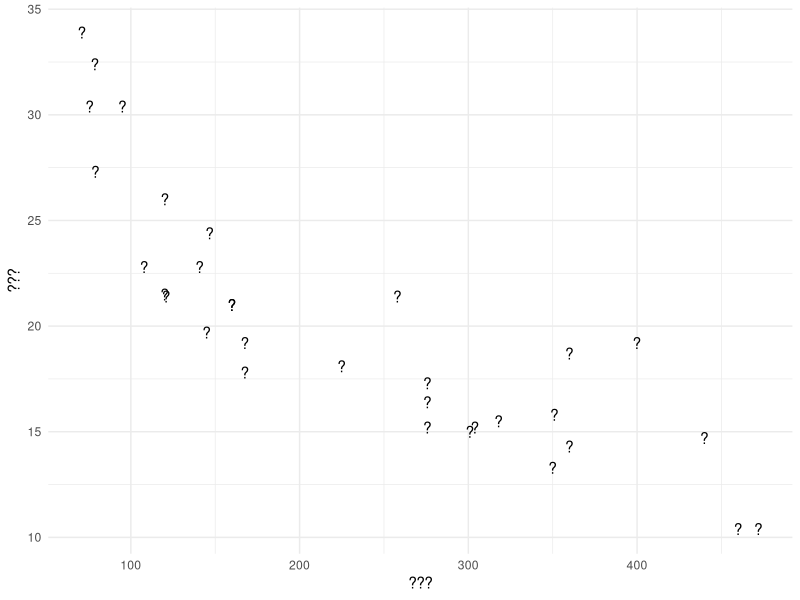
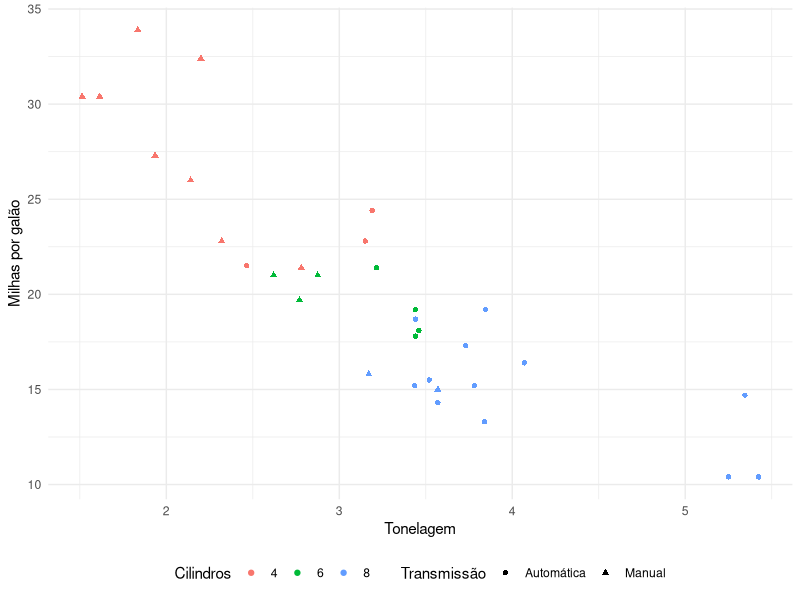

These charts were generated, in order, by the following R code:
## ---- chunk 1
knitr::opts_chunk$set(collapse = TRUE)
## ---- chunk 2
library(ggplot2)

ggplot(mtcars) +
  geom_text(aes(x = disp, y = mpg, label = '?')) +
  labs(x = '???', y = '???') +
  theme_minimal()
## ---- chunk 3
ggplot(mtcars) +
  geom_point(aes(x = wt, y = mpg, shape = as.factor(am), color = as.factor(cyl))) +
  labs(
    x = "Tonelagem",
    y = "Milhas por galão",
    shape = "Transmissão",
    color = "Cilindros"
  ) +
  scale_shape_discrete(labels = c("Automática","Manual")) +
  theme_minimal() +
  theme(legend.position = "bottom")

